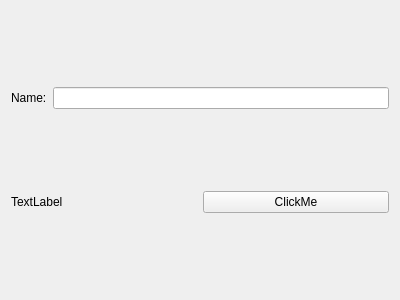
<?xml version="1.0" encoding="UTF-8"?>
<ui version="4.0">
 <class>Form</class>
 <widget class="QWidget" name="Form">
  <property name="geometry">
   <rect>
    <x>0</x>
    <y>0</y>
    <width>400</width>
    <height>300</height>
   </rect>
  </property>
  <property name="windowTitle">
   <string>8.QLineEdit QLabel</string>
  </property>
  <layout class="QVBoxLayout" name="verticalLayout">
   <item>
    <layout class="QHBoxLayout" name="horizontalLayout_2">
     <item>
      <widget class="QLabel" name="label">
       <property name="text">
        <string>Name:</string>
       </property>
      </widget>
     </item>
     <item>
      <widget class="QLineEdit" name="lineEdit"/>
     </item>
    </layout>
   </item>
   <item>
    <layout class="QHBoxLayout" name="horizontalLayout">
     <item>
      <widget class="QLabel" name="label_2">
       <property name="text">
        <string>TextLabel</string>
       </property>
      </widget>
     </item>
     <item>
      <widget class="QPushButton" name="pushButton">
       <property name="text">
        <string>ClickMe</string>
       </property>
      </widget>
     </item>
    </layout>
   </item>
  </layout>
 </widget>
 <resources/>
 <connections/>
</ui>
